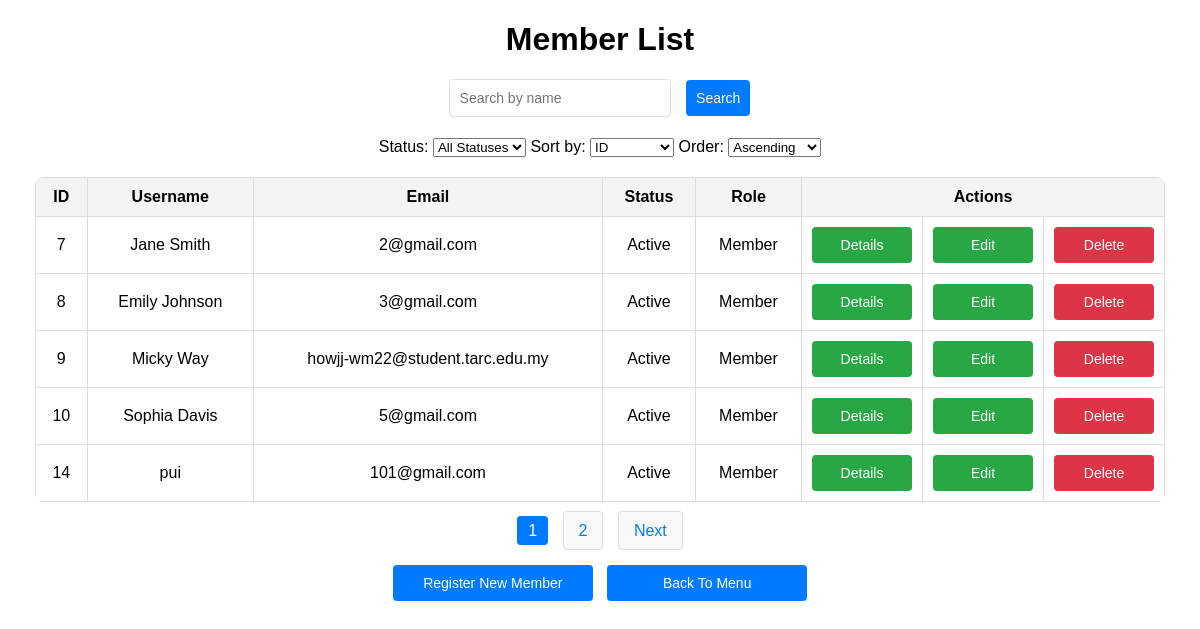
/admin/memberList.php (signed in), run on an earlier commit of the app's database.
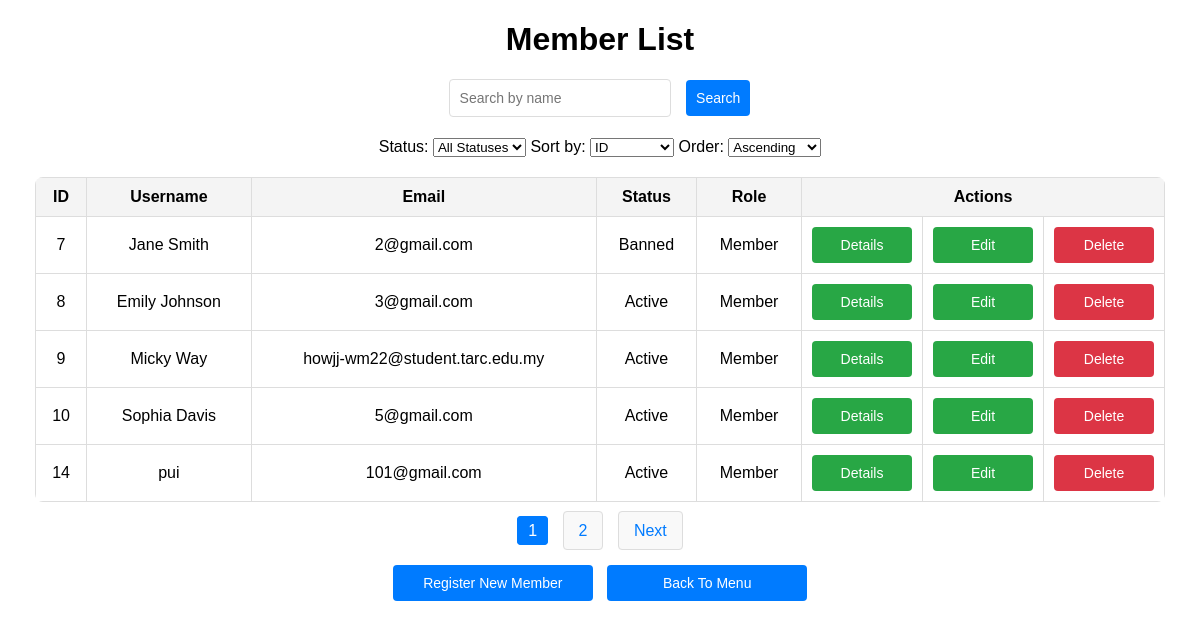
And on a later commit of the database.
### tables this page shows
CREATE TABLE `user` (
  `user_id` int(11) NOT NULL AUTO_INCREMENT,
  `name` varchar(100) NOT NULL,
  `email` varchar(100) NOT NULL,
  `password` varchar(100) NOT NULL,
  `gender` varchar(10) NOT NULL,
  `birthday` date NOT NULL,
  `photo` varchar(100) NOT NULL,
  `role` varchar(100) NOT NULL,
  `status` varchar(20) NOT NULL,
  `failed_attempts` int(11) DEFAULT 0,
  `last_failed_attempt` datetime DEFAULT NULL,
  `banned_until` datetime DEFAULT NULL,
  `last_login_time` datetime DEFAULT NULL,
  `login_count` int(11) DEFAULT 0,
  `last_login_event_time` datetime DEFAULT NULL,
  `deactivated_at` datetime DEFAULT NULL,
  `remember_token` varchar(64) DEFAULT NULL,
  `remember_token_expiry` datetime DEFAULT NULL,
  PRIMARY KEY (`user_id`),
  UNIQUE KEY `email` (`email`)
);

### admin/memberList.php (the view, shortened to what this page needs)
<?php
include '../_base.php';
include '../_head.php';
$search_query = isset($_GET['search']) ? trim($_GET['search']) : '';
$page = isset($_GET['page']) ? (int)$_GET['page'] : 1;
$records_per_page = 5;
$offset = ($page - 1) * $records_per_page;
$sort_by = isset($_GET['sort_by']) ? $_GET['sort_by'] : 'user_id';
$sort_order = isset($_GET['sort_order']) ? $_GET['sort_order'] : 'ASC';
$status_filter = isset($_GET['status']) ? $_GET['status'] : '';
$sql = 'SELECT * FROM user WHERE role = ?';
$params = ['Member'];
$count_sql = 'SELECT COUNT(*) FROM user WHERE role = ?';
$count_stm = $_db->prepare($count_sql);
$count_stm->execute($params);
$total_records = $count_stm->fetchColumn();
$total_pages = ceil($total_records / $records_per_page);
$sql .= ' ORDER BY ' . $sort_by . ' ' . $sort_order;
$sql .= ' LIMIT ' . $records_per_page . ' OFFSET ' . $offset;
$stm = $_db->prepare($sql);
$stm->execute($params);
$members = $stm->fetchAll(PDO::FETCH_OBJ);
?>
<!DOCTYPE html>
<html lang="en">
<head>
    <link rel="stylesheet" href="../css/memberList.css">
</head>
<body>
    <div class="container">
        <h1>Member List</h1>
        <form action="memberList.php" method="get">
            <input type="text" name="search" placeholder="Search by name" value="<?= htmlspecialchars($search_query) ?>">
            <button type="submit" class="form-button">Search</button>
        </form>
        <div class="filter-sorting">
            <form action="memberList.php" method="get">
                <label for="status">Status:</label>
                <select name="status" id="status" onchange="this.form.submit()">
                    <option value="">All Statuses</option>
                </select>
                <label for="sort_by">Sort by:</label>
                <select name="sort_by" id="sort_by" onchange="this.form.submit()">
                    <option value="user_id" <?= $sort_by == 'user_id' ? 'selected' : '' ?>>ID</option>
                </select>
                <label for="sort_order">Order:</label>
                <select name="sort_order" id="sort_order" onchange="this.form.submit()">
                    <option value="ASC" <?= $sort_order == 'ASC' ? 'selected' : '' ?>>Ascending</option>
                </select>
            </form>
        </div>
        <?php if ($members): ?>
            <table>
                <thead>
                    <tr>
                        <th>ID</th>
                        <th>Username</th>
                        <th>Email</th>
                        <th>Status</th>
                        <th>Role</th>
                        <th colspan="3">Actions</th>
                    </tr>
                </thead>
                <tbody>
                    <?php foreach ($members as $member): ?>
                        <tr>
                            <td><?= htmlspecialchars($member->user_id) ?></td>
                            <td><?= htmlspecialchars($member->name) ?></td>
                            <td><?= htmlspecialchars($member->email) ?></td>
                            <td><?= htmlspecialchars($member->status) ?></td>
                            <td><?= htmlspecialchars($member->role) ?></td>
                            <td class="actions">
                                <a href="memberDetails.php?user_id=<?= $member->user_id ?>&page=<?= $page ?>&search=<?= urlencode($search_query) ?>&sort_by=<?= urlencode($sort_by) ?>&sort_order=<?= urlencode($sort_order) ?>">
                                    <button>Details</button>
                                </a>
                            </td>
                            <td class="actions">
                                <a href="editMember.php?user_id=<?= $member->user_id ?>&page=<?= $page ?>&search=<?= urlencode($search_query) ?>&sort_by=<?= urlencode($sort_by) ?>&sort_order=<?= urlencode($sort_order) ?>">
                                    <button>Edit</button>
                                </a>
                            </td>
                            <td class="delete">
                                <form action="deleteMember.php?user_id=<?= $member->user_id ?>" method="post" style="display:inline;">
                                    <button type="submit" onclick="return confirm('Are you sure you want to delete this member?');">Delete</button>
                                </form>
                            </td>
                        </tr>
                    <?php endforeach; ?>
                </tbody>
            </table>
            <div class="pagination">
                <?php for ($i = 1; $i <= $total_pages; $i++): ?>
                    <?php if ($i == $page): ?>
                        <span class="current-page"><?= $i ?></span>
                    <?php else: ?>
                        <a href="?search=<?= urlencode($search_query) ?>&page=<?= $i ?>&sort_by=<?= urlencode($sort_by) ?>&sort_order=<?= urlencode($sort_order) ?>&status=<?= urlencode($status_filter) ?>"><?= $i ?></a>
                    <?php endif; ?>
                <?php endfor; ?>
                <?php if ($page < $total_pages): ?>
                    <a href="?search=<?= urlencode($search_query) ?>&page=<?= $page + 1 ?>&sort_by=<?= urlencode($sort_by) ?>&sort_order=<?= urlencode($sort_order) ?>&status=<?= urlencode($status_filter) ?>">Next</a>
                <?php endif; ?>
            </div>
        <?php else: ?>
            <p class="no-results">No members found.</p>
        <?php endif; ?>
        <div class="action-buttons">
            <a href="registerMember.php"><button>Register New Member</button></a>
            <a href="admin.php"><button>Back To Menu</button></a>
        </div>
    </div>
</body>
</html>

### _head.php (shortened to what this page needs)
<!DOCTYPE html>
<html lang="en">
<head>
    <link rel="stylesheet" href="/css/image.css">
</head>
<body>
    <main>

### css/memberList.css (style rules this page uses)
body { font-family: Arial, sans-serif; margin: 20px; }
h1 { text-align: center; margin-bottom: 20px; }
.container { max-width: 1200px; margin: auto; padding: 0 15px; }
form { margin-bottom: 20px; text-align: center; }
input[type="text"] { width: 200px; padding: 10px; font-size: 14px; border: 1px solid #ddd; border-radius: 4px; margin-right: 10px; }
.form-button { padding: 10px; font-size: 14px; border: none; background-color: #007bff; color: white; border-radius: 4px; cursor: pointer; }
button { background-color: #007bff; color: white; border: none; padding: 10px; text-align: center; display: inline-block; font-size: 14px; margin: 2px 1px; cursor: pointer; border-radius: 4px; }
table { width: 100%; border-collapse: collapse; margin-bottom: 20px; border-radius: 8px; overflow: hidden; }
th, td { padding: 10px; text-align: center; border: 1px solid #ddd; }
th { background-color: #f4f4f4; }
.actions, .delete { width: 100px; }
.actions button, .delete button { width: 100%; margin: 0; }
.actions button { background-color: #28a745; }
.delete button { background-color: #dc3545; }
.action-buttons { text-align: center; margin: 20px 0; }
.action-buttons a button { width: 200px; margin: 5px; }
.pagination { text-align: center; margin: 20px 0; }
.pagination a { padding: 10px 15px; margin: 0 5px; border: 1px solid #ddd; border-radius: 4px; background-color: #f9f9f9; color: #007bff; text-decoration: none; }
.pagination .current-page { margin: 0 5px; padding: 5px 10px; border: 1px solid #007bff; background-color: #007bff; color: #ffffff; border-radius: 4px; }

What changed in the data, as far as the page shows it:
changed user "Jane Smith": status "Active" → "Banned"
